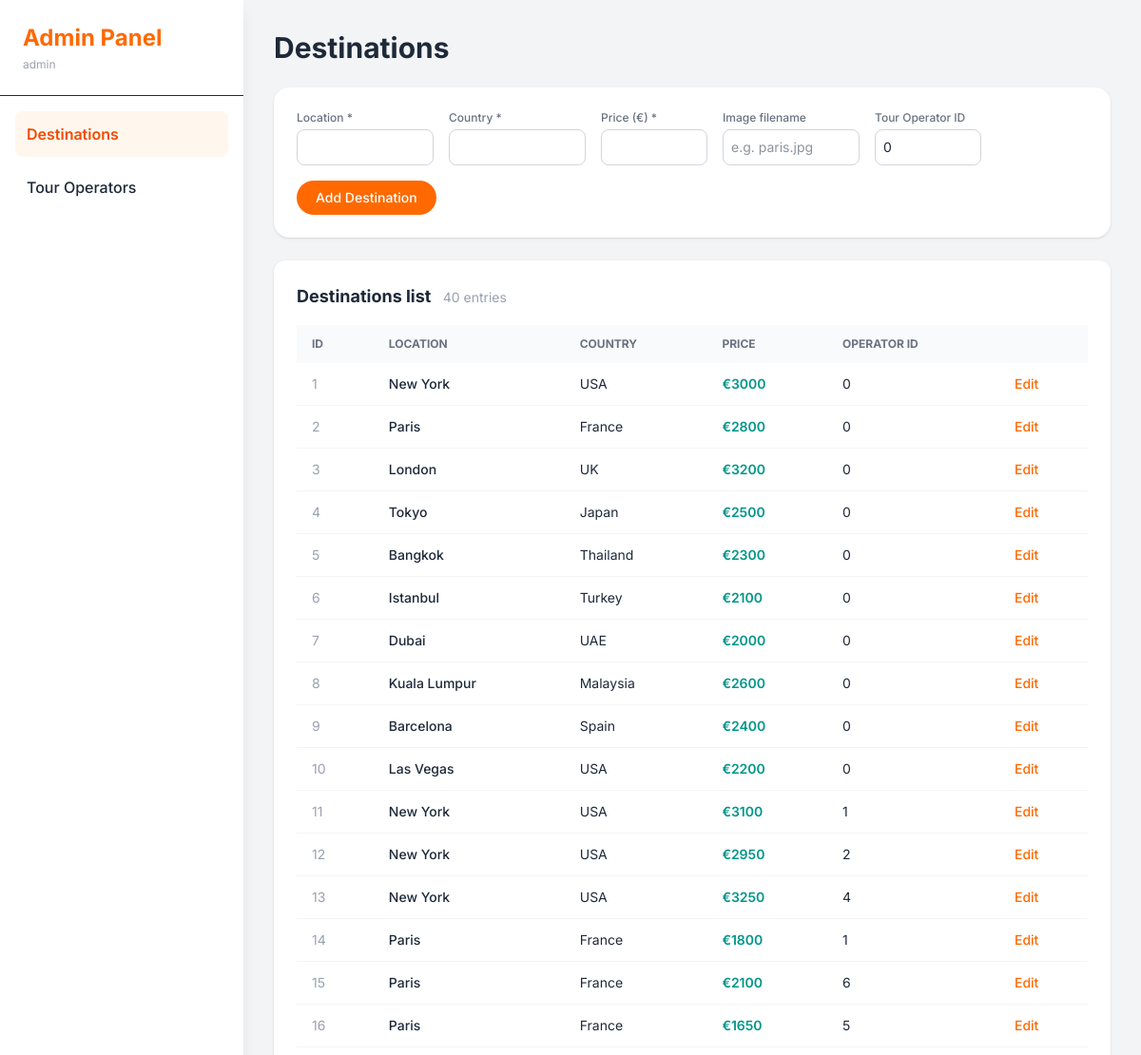
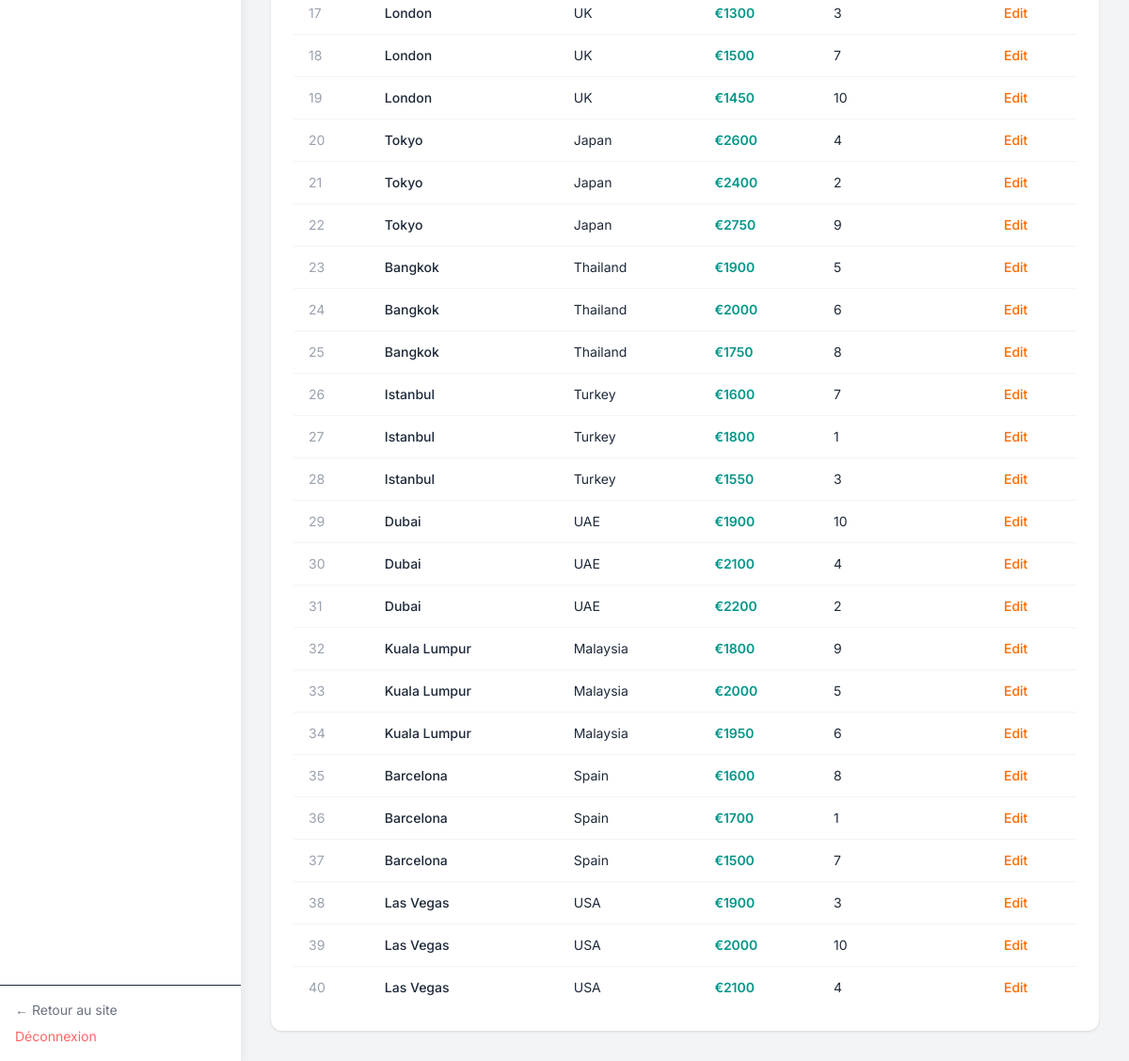
The page /admin/index.php (signed in) on the database its author committed (2 pictures, top to bottom).
### tables this page shows
CREATE TABLE `destination` (
  `id`               INT          NOT NULL AUTO_INCREMENT,
  `location`         VARCHAR(255) NOT NULL,
  `country`          VARCHAR(255) NOT NULL,
  `price`            INT          NOT NULL,
  `image`            VARCHAR(255) NOT NULL,
  `tour_operator_id` INT          NOT NULL DEFAULT 0,
  PRIMARY KEY (`id`),
  KEY `idx_location`        (`location`),
  KEY `idx_tour_operator`   (`tour_operator_id`)
);

### utils/session.php (called while the page is built, shortened)
<?php
function isLoggedIn(): bool {
    return isset($_SESSION['user']['id'], $_SESSION['user']['role']);
}
function currentUser(): ?array {
    return $_SESSION['user'];
}

### utils/autoloader.php (called while the page is built, shortened)
<?php
spl_autoload_register(function ($className) {
    $baseDir = __DIR__ . '/../classes/';
    switch (true) {
        case substr($className, -10) === 'Repository':
            $directory = 'repositorys';
            break;
        default:
            $directory = 'basics';
            break;
    }
    $file = $baseDir . $directory . '/' . $className . '.php';
});

### classes/repositorys/DestinationRepository.php (called while the page is built, shortened)
<?php
class DestinationRepository {
    private PDO $db;
    public function __construct(PDO $db) {
        $this->db = $db;
    }
    public function findAll(): array {
        $stmt = $this->db->query('SELECT * FROM destination');
        return array_map(fn($row) => new Destination($row), $stmt->fetchAll(PDO::FETCH_ASSOC));
    }
}

### classes/basics/Destination.php (called while the page is built, shortened)
<?php
class Destination {
    private int $id;
    private string $location;
    private string $country;
    private string $price;
    private int $tour_operator_id;
    public function __construct(array $data) {
        $this->id = $data['id'];
        $this->location = $data['location'];
        $this->country = $data['country'];
        $this->price = $data['price'];
        $this->tour_operator_id = $data['tour_operator_id'];
    }
    public function getId() {
        return $this->id;
    }
    public function getLocation() {
        return $this->location;
    }
    public function getCountry() {
        return $this->country;
    }
    public function getPrice() {
        return $this->price;
    }
    public function getTourOperatorId() {
        return $this->tour_operator_id;
    }
}

### admin/index.php (the view, shortened to what this page needs)
<?php
require_once __DIR__ . '/../utils/autoloader.php';
require_once __DIR__ . '/../utils/connection.php';
$destinationRepo = new DestinationRepository($db);
$destinations    = $destinationRepo->findAll();
?>
<!DOCTYPE html>
<html lang="fr">
<head>
    <script src="https://cdn.jsdelivr.net/npm/@tailwindcss/browser@4"></script>
    <link rel="stylesheet" href="/ComparOperator/assets/css/main.css">
</head>
<body class="bg-gray-100 text-gray-800">
    <?php $authUser = currentUser(); ?>
    <aside class="fixed top-0 left-0 w-64 h-screen bg-white shadow-lg flex flex-col">
        <div class="p-6 border-b">
            <h1 class="text-2xl font-bold text-orange-500">Admin Panel</h1>
            <p class="text-xs text-gray-400 mt-1"><?= htmlspecialchars($authUser['username'] ?? '') ?></p>
        </div>
        <nav class="flex-1 p-4">
            <ul class="space-y-2">
                <li>
                    <a href="/ComparOperator/admin/index.php"
                       class="flex items-center gap-3 p-3 rounded-lg bg-orange-50 text-orange-600 font-semibold">
                        Destinations
                    </a>
                </li>
                <li>
                    <a href="/ComparOperator/admin/views/tour_operators.php"
                       class="flex items-center gap-3 p-3 rounded-lg hover:bg-gray-100 font-medium transition">
                        Tour Operators
                    </a>
                </li>
            </ul>
        </nav>
        <div class="p-4 border-t flex flex-col gap-2">
            <a href="/ComparOperator/index.php" class="text-sm text-gray-500 hover:text-orange-500 transition">← Retour au site</a>
            <a href="/ComparOperator/process/auth/logout.php" class="text-sm text-red-400 hover:text-red-600 transition">Déconnexion</a>
        </div>
    </aside>
    <main class="ml-64 p-8 min-h-screen flex flex-col gap-6">
        <div class="flex items-center justify-between">
            <h2 class="text-3xl font-bold">Destinations</h2>
        </div>
        <form
            method="POST"
            action="/ComparOperator/process/admin/add_destination.php"
            class="flex flex-wrap items-end gap-4 bg-white shadow rounded-2xl p-6">
            <div class="flex flex-col">
                <label for="location" class="text-xs font-medium text-gray-500 mb-1">Location *</label>
                <input type="text" id="location" name="location" required
                       class="border border-gray-300 rounded-lg p-2 w-36 focus:ring-2 focus:ring-orange-400 focus:outline-none text-sm">
            </div>
            <div class="flex flex-col">
                <label for="country" class="text-xs font-medium text-gray-500 mb-1">Country *</label>
                <input type="text" id="country" name="country" required
                       class="border border-gray-300 rounded-lg p-2 w-36 focus:ring-2 focus:ring-orange-400 focus:outline-none text-sm">
            </div>
            <div class="flex flex-col">
                <label for="price" class="text-xs font-medium text-gray-500 mb-1">Price (€) *</label>
                <input type="number" id="price" name="price" min="1" required
                       class="border border-gray-300 rounded-lg p-2 w-28 focus:ring-2 focus:ring-orange-400 focus:outline-none text-sm">
            </div>
            <div class="flex flex-col">
                <label for="image" class="text-xs font-medium text-gray-500 mb-1">Image filename</label>
                <input type="text" id="image" name="image" placeholder="e.g. paris.jpg"
                       class="border border-gray-300 rounded-lg p-2 w-36 focus:ring-2 focus:ring-orange-400 focus:outline-none text-sm">
            </div>
            <div class="flex flex-col">
                <label for="tour_operator_id" class="text-xs font-medium text-gray-500 mb-1">Tour Operator ID</label>
                <input type="number" id="tour_operator_id" name="tour_operator_id" value="0" min="0"
                       class="border border-gray-300 rounded-lg p-2 w-28 focus:ring-2 focus:ring-orange-400 focus:outline-none text-sm">
            </div>
            <button type="submit"
                    class="bg-orange-500 text-white font-medium py-2 px-5 rounded-full hover:bg-orange-600 transition text-sm">
                Add Destination
            </button>
        </form>
        <div class="bg-white shadow rounded-xl p-6 flex-1 overflow-hidden flex flex-col">
            <h3 class="text-lg font-bold mb-4">Destinations list
                <span class="text-gray-400 font-normal text-sm ml-2"><?= count($destinations) ?> entries</span>
            </h3>
            <div class="overflow-auto flex-1">
                <table class="w-full text-sm text-left">
                    <thead class="bg-gray-50 text-gray-500 uppercase text-xs">
                        <tr>
                            <th class="py-3 px-4">ID</th>
                            <th class="py-3 px-4">Location</th>
                            <th class="py-3 px-4">Country</th>
                            <th class="py-3 px-4">Price</th>
                            <th class="py-3 px-4">Operator ID</th>
                            <th class="py-3 px-4"></th>
                        </tr>
                    </thead>
                    <tbody class="divide-y divide-gray-100">
                    <?php foreach ($destinations as $destination): ?>
                        <tr class="hover:bg-gray-50 transition"
                            data-id="<?= $destination->getId() ?>"
                            data-location="<?= htmlspecialchars($destination->getLocation()) ?>"
                            data-country="<?= htmlspecialchars($destination->getCountry()) ?>"
                            data-price="<?= $destination->getPrice() ?>"
                            data-tour-operator-id="<?= $destination->getTourOperatorId() ?>">
                            <td class="py-3 px-4 text-gray-400"><?= $destination->getId() ?></td>
                            <td class="py-3 px-4 font-medium"><?= htmlspecialchars($destination->getLocation()) ?></td>
                            <td class="py-3 px-4"><?= htmlspecialchars($destination->getCountry()) ?></td>
                            <td class="py-3 px-4 text-teal-600 font-semibold">€<?= $destination->getPrice() ?></td>
                            <td class="py-3 px-4"><?= $destination->getTourOperatorId() ?></td>
                            <td class="py-3 px-4">
                                <button class="updateBtn text-orange-500 hover:underline text-sm font-medium cursor-pointer">
                                    Edit
                                </button>
                            </td>
                        </tr>
                    <?php endforeach; ?>
                    </tbody>
                </table>
            </div>
        </div>
    </main>
</body>
</html>

### assets/css/main.css (style rules this page uses)
html { scroll-behavior: smooth; }
body { font-family: 'Inter', sans-serif; -webkit-font-smoothing: antialiased; }

### rows shown on the page
destination: id "1", location "New York", country "USA", price "3000", tour_operator "0"
destination: id "2", location "Paris", country "France", price "2800", tour_operator "0"
destination: id "3", location "London", country "UK", price "3200", tour_operator "0"
destination: id "4", location "Tokyo", country "Japan", price "2500", tour_operator "0"
destination: id "5", location "Bangkok", country "Thailand", price "2300", tour_operator "0"
destination: id "6", location "Istanbul", country "Turkey", price "2100", tour_operator "0"
destination: id "7", location "Dubai", country "UAE", price "2000", tour_operator "0"
destination: id "8", location "Kuala Lumpur", country "Malaysia", price "2600", tour_operator "0"
destination: id "9", location "Barcelona", country "Spain", price "2400", tour_operator "0"
destination: id "10", location "Las Vegas", country "USA", price "2200", tour_operator "0"
destination: id "11", location "New York", country "USA", price "3100", tour_operator "1"
destination: id "12", location "New York", country "USA", price "2950", tour_operator "2"
destination: id "13", location "New York", country "USA", price "3250", tour_operator "4"
destination: id "14", location "Paris", country "France", price "1800", tour_operator "1"
destination: id "15", location "Paris", country "France", price "2100", tour_operator "6"
destination: id "16", location "Paris", country "France", price "1650", tour_operator "5"
destination: id "17", location "London", country "UK", price "1300", tour_operator "3"
destination: id "18", location "London", country "UK", price "1500", tour_operator "7"
destination: id "19", location "London", country "UK", price "1450", tour_operator "10"
destination: id "20", location "Tokyo", country "Japan", price "2600", tour_operator "4"
destination: id "21", location "Tokyo", country "Japan", price "2400", tour_operator "2"
destination: id "22", location "Tokyo", country "Japan", price "2750", tour_operator "9"
destination: id "23", location "Bangkok", country "Thailand", price "1900", tour_operator "5"
destination: id "24", location "Bangkok", country "Thailand", price "2000", tour_operator "6"
destination: id "25", location "Bangkok", country "Thailand", price "1750", tour_operator "8"
destination: id "26", location "Istanbul", country "Turkey", price "1600", tour_operator "7"
destination: id "27", location "Istanbul", country "Turkey", price "1800", tour_operator "1"
destination: id "28", location "Istanbul", country "Turkey", price "1550", tour_operator "3"
destination: id "29", location "Dubai", country "UAE", price "1900", tour_operator "10"
destination: id "30", location "Dubai", country "UAE", price "2100", tour_operator "4"
destination: id "31", location "Dubai", country "UAE", price "2200", tour_operator "2"
destination: id "32", location "Kuala Lumpur", country "Malaysia", price "1800", tour_operator "9"
destination: id "33", location "Kuala Lumpur", country "Malaysia", price "2000", tour_operator "5"
destination: id "34", location "Kuala Lumpur", country "Malaysia", price "1950", tour_operator "6"
destination: id "35", location "Barcelona", country "Spain", price "1600", tour_operator "8"
destination: id "36", location "Barcelona", country "Spain", price "1700", tour_operator "1"
destination: id "37", location "Barcelona", country "Spain", price "1500", tour_operator "7"
destination: id "38", location "Las Vegas", country "USA", price "1900", tour_operator "3"
destination: id "39", location "Las Vegas", country "USA", price "2000", tour_operator "10"
destination: id "40", location "Las Vegas", country "USA", price "2100", tour_operator "4"

### other values the page prints
$authUser['username'] "admin"
count($destinations) "40"
